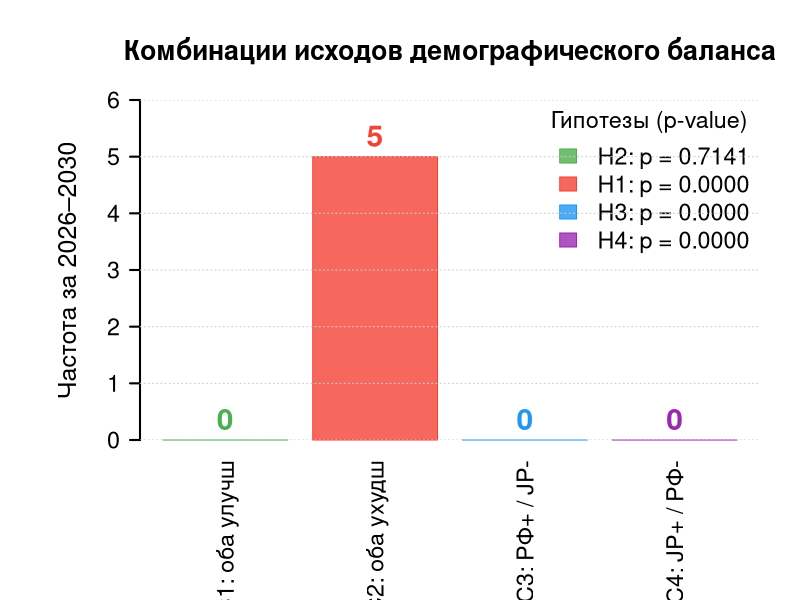
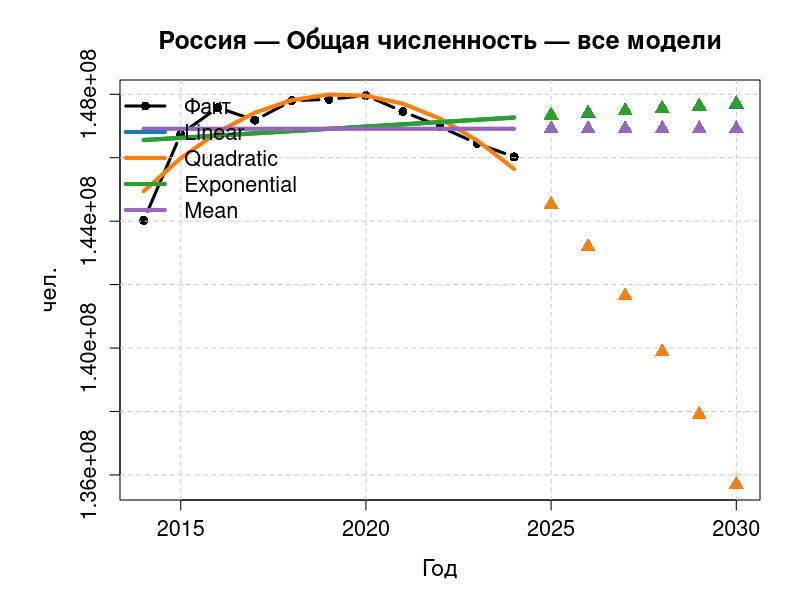
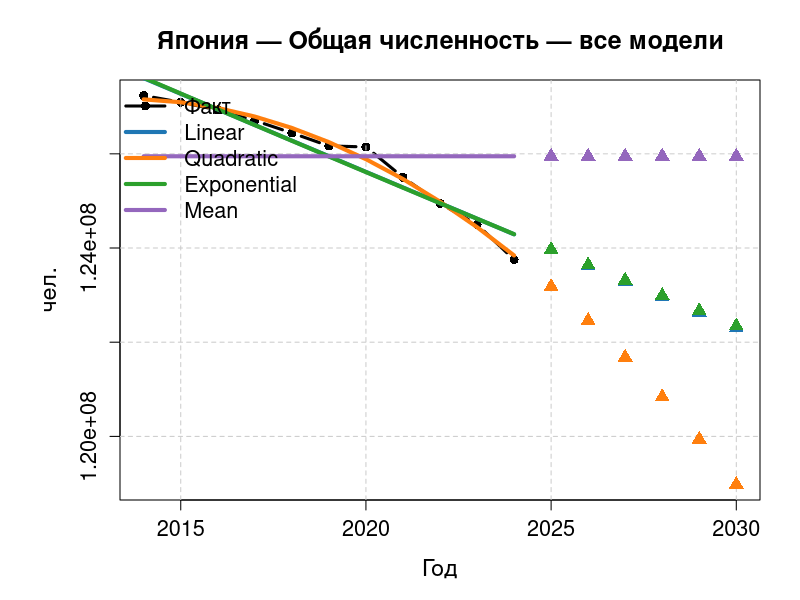
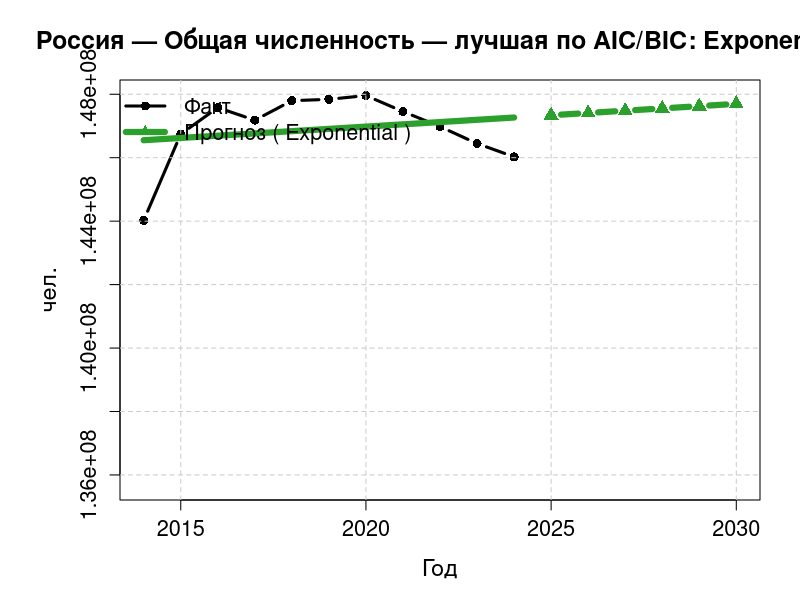
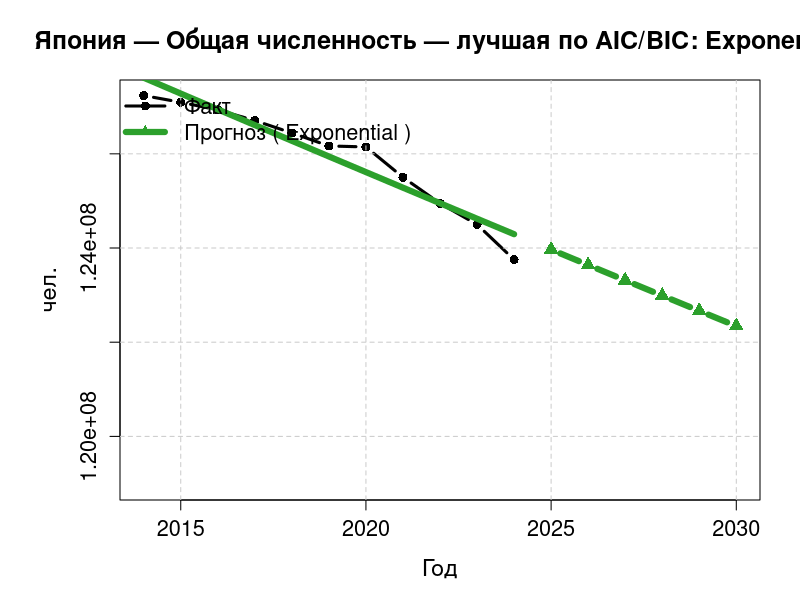
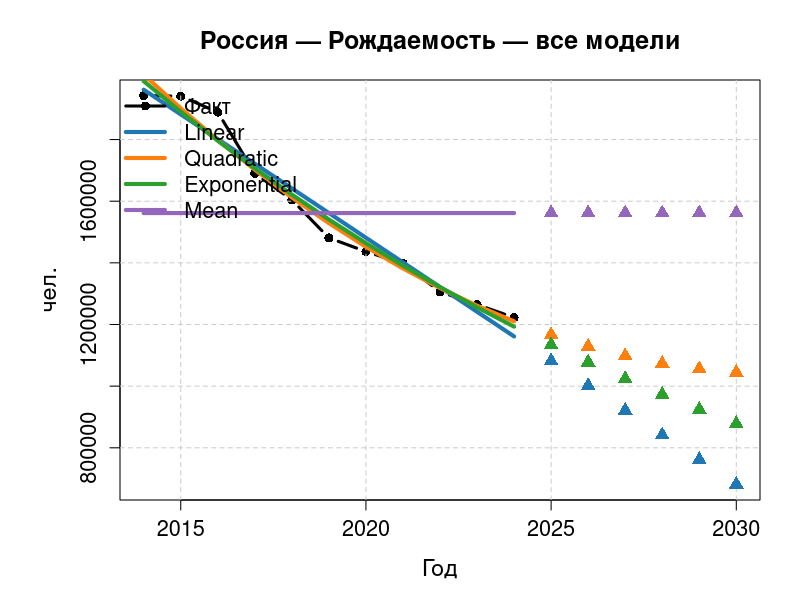
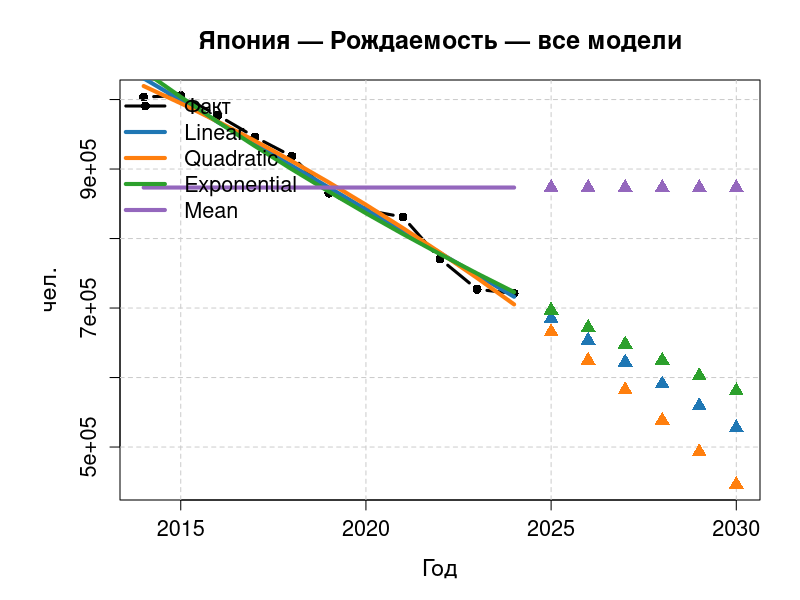
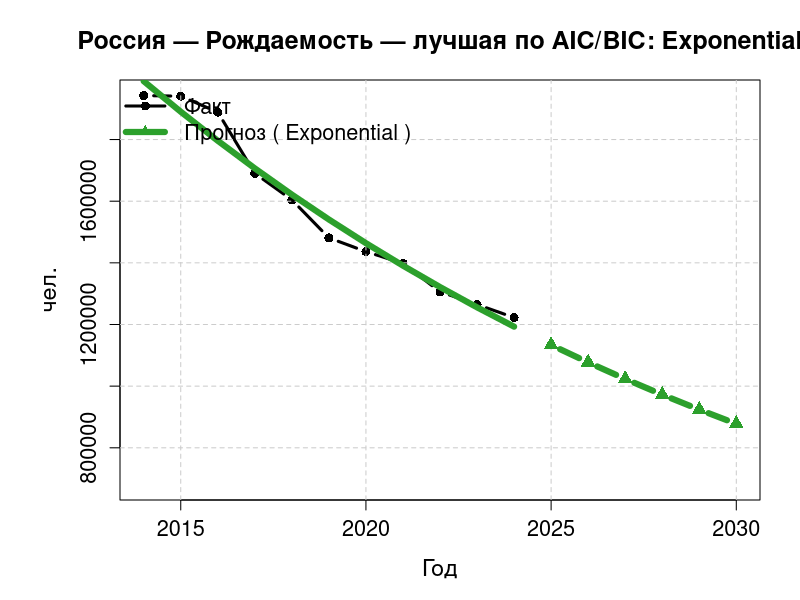

R code for these plots, in order:
SAVE_FILES <- TRUE
OUT_ROOT <- "plots_demography"   

open_dev <- function(filename=NULL, width=1920, height=1080) {  
  if (!is.null(filename) && SAVE_FILES) {
    dir.create(dirname(filename), showWarnings = FALSE, recursive = TRUE)
    png(filename, width=width, height=height, res=120)  
    assign(".dev_is_png", TRUE, envir=.GlobalEnv)
  } else {
    sys <- tolower(Sys.info()[["sysname"]])
    if (grepl("windows", sys)) windows(width=16, height=9)      
    else if (grepl("darwin", sys)) quartz(width=16, height=9)   
    else x11(width=16, height=9)                                
    assign(".dev_is_png", FALSE, envir=.GlobalEnv)
  }
}
close_dev <- function() {
  if (exists(".dev_is_png", envir=.GlobalEnv) && get(".dev_is_png", envir=.GlobalEnv)) dev.off()
}

safe_name <- function(x) {
  x <- gsub(" ", "_", x); x <- gsub("ё","е",x); gsub("[^A-Za-zА-Яа-я0-9_]+","",x)
}
pretty_title <- function(country, var) {
  paste(country, "—", switch(var,
    "Общая_численность"="Общая численность",
    "Родившиеся"="Рождаемость",
    "Умершие"="Смертность",
    "Приток_иностранцев"="Приток иностранцев",
    var))
}

col_linear <- "#1f77b4"; col_quad <- "#ff7f0e"; col_exp <- "#2ca02c"; col_mean <- "#9467bd"; col_fact <- "#000000"

ru <- data.frame(
  Год = 2014:2024,
  Общая_численность = c(144025334,146743989,147580009,147182316,147797071,147840696,147959284,147455745,146980061,146447424,146028325),
  Родившиеся = c(1942683,1940579,1888729,1690307,1604344,1481074,1436514,1398253,1306200,1264938,1222408),
  Умершие    = c(1912347,1908541,1891015,1826125,1828910,1798307,2138586,2441594,1905800,1760200,1818635),
  Гражданство_получено = c(157800,209799,265319,257800,269400,497800,656300,735385,691045,378500,209000),
  Страна="Россия", stringsAsFactors=FALSE
)
jp <- data.frame(
  Год = 2014:2024,
  Общая_численность = c(127237150,127094745,126932772,126706210,126443180,126166948,126146099,125502000,124947000,124500000,123753040),
  Родившиеся = c(1003609,1005721,977242,946146,918400,865239,840832,831000,770747,727000,720988),
  Умершие    = c(1273025,1290510,1308158,1340567,1362470,1381093,1372648,1475000,1568961,1590503,1618684),
  Иностр_резиденты = c(3300000,2232189,2382822,2561848,2731093,2933137,2887116,2823565,3075213,3410992,3760000),
  Страна="Япония", stringsAsFactors=FALSE
)

ru$Естественный_прирост <- ru$Родившиеся - ru$Умершие
ru$Приток_иностранцев  <- ru$Гражданство_получено
ru$Интегральный_баланс  <- ru$Естественный_прирост + ru$Приток_иностранцев

jp$Приток_иностранцев  <- c(NA, diff(jp$Иностр_резиденты))
jp$Естественный_прирост <- jp$Родившиеся - jp$Умершие
jp$Интегральный_баланс  <- jp$Естественный_прирост + jp$Приток_иностранцев

safe_log <- function(y) ifelse(y<=0 | is.na(y), NA, log(y))

fit_models <- function(x_year, y) {
  df <- data.frame(t=x_year, y=y)
  m_lin  <- lm(y ~ t, data=df)
  m_quad <- lm(y ~ t + I(t^2), data=df)
  ly <- safe_log(y)
  if (all(is.na(ly))) { m_exp <- NULL; aic_exp <- NA; bic_exp <- NA
  } else { m_exp <- lm(ly ~ t, data=data.frame(t=x_year, ly=ly)); aic_exp <- AIC(m_exp); bic_exp <- BIC(m_exp) }
  m_mean <- lm(y ~ 1, data=df)
  aics <- c(AIC(m_lin), AIC(m_quad), aic_exp, AIC(m_mean))
  bics <- c(BIC(m_lin), BIC(m_quad), bic_exp, BIC(m_mean))
  names(aics) <- names(bics) <- c("Linear","Quadratic","Exponential","Mean")
  list(models=list(Linear=m_lin, Quadratic=m_quad, Exponential=m_exp, Mean=m_mean), AIC=aics, BIC=bics)
}
predict_model <- function(model, t_new, type=c("linear","quadratic","exponential","mean")){
  type <- match.arg(type)
  if (type=="exponential") { if (is.null(model)) return(rep(NA_real_, length(t_new))); return(exp(predict(model, newdata=data.frame(t=t_new)))) }
  if (type=="mean") return(rep(coef(model)[1], length(t_new)))
  predict(model, newdata=data.frame(t=t_new))
}
choose_winner <- function(aics,bics){
  a <- names(which.min(aics)); b <- names(which.min(bics)); v <- table(c(a,b)); list(AIC=a, BIC=b, Final=names(which.max(v)))
}

years_future <- 2025:2030
fit_and_forecast_series <- function(df, yname, drop_na=FALSE){
  d <- df[,c("Год",yname)]; names(d) <- c("Год","Y"); if (drop_na) d <- d[!is.na(d$Y), ]
  x <- d$Год; y <- d$Y
  fm <- fit_models(x,y); win <- choose_winner(fm$AIC,fm$BIC)
  fc <- data.frame(
    Год=years_future,
    Linear      = predict_model(fm$models$Linear,      years_future, "linear"),
    Quadratic   = predict_model(fm$models$Quadratic,   years_future, "quadratic"),
    Exponential = predict_model(fm$models$Exponential, years_future, "exponential"),
    Mean        = predict_model(fm$models$Mean,        years_future, "mean"),
    stringsAsFactors=FALSE)
  list(hist=list(t=x, y=y), models=fm$models, AIC=fm$AIC, BIC=fm$BIC, winners=win, forecast=fc)
}

targets <- c("Общая_численность","Родившиеся","Умершие","Приток_иностранцев")
RU <- JP <- list()
for (nm in targets) {
  RU[[nm]] <- fit_and_forecast_series(ru, nm, drop_na=FALSE)
  JP[[nm]] <- fit_and_forecast_series(jp, nm, drop_na=(nm=="Приток_иностранцев"))
}

build_choice_table <- function(res_list, country){
  out <- data.frame(Страна=character(), Показатель=character(), AIC_лучший=character(), BIC_лучший=character(), Итоговая_модель=character(), stringsAsFactors=FALSE)
  for (nm in names(res_list)) {
    w <- res_list[[nm]]$winners
    out <- rbind(out, data.frame(Страна=country, Показатель=nm, AIC_лучший=w$AIC, BIC_лучший=w$BIC, Итоговая_модель=w$Final))
  }
  out
}
choice_tbl <- rbind(build_choice_table(RU,"Россия"), build_choice_table(JP,"Япония"))
choice_tbl <- choice_tbl[order(choice_tbl$Страна, choice_tbl$Показатель), ]
cat("\n ВЫБОР МОДЕЛЕЙ (AIC/BIC) \n")
print(choice_tbl, row.names = FALSE)

get_final_forecast <- function(res_list){
  acc <- list()
  for (nm in names(res_list)) {
    fin <- res_list[[nm]]$winners$Final
    fc  <- res_list[[nm]]$forecast
    acc[[nm]] <- data.frame(Год=fc$Год, Показатель=nm, Значение=fc[[fin]])
  }
  do.call(rbind, acc)
}
to_wide <- function(df){
  u <- sort(unique(df$Год)); out <- data.frame(Год=u, stringsAsFactors=FALSE)
  for (p in unique(df$Показатель)) {
    sub <- df[df$Показатель==p, c("Год","Значение")]; names(sub) <- c("Год",p)
    out <- merge(out, sub, by="Год", all.x=TRUE)
  }
  out
}

ru_fc_all <- get_final_forecast(RU); jp_fc_all <- get_final_forecast(JP)
ru_wide <- to_wide(ru_fc_all); jp_wide <- to_wide(jp_fc_all)
ru_wide$Естественный_прирост <- ru_wide$Родившиеся - ru_wide$Умершие
ru_wide$Интегральный_баланс <- ru_wide$Естественный_прирост + ru_wide$Приток_иностранцев
jp_wide$Естественный_прирост <- jp_wide$Родившиеся - jp_wide$Умершие
jp_wide$Интегральный_баланс <- jp_wide$Естественный_прирост + jp_wide$Приток_иностранцев

plot_all_models_single <- function(res, title_text, ylab="чел.", filename=NULL) {
  xh <- res$hist$t; yh <- res$hist$y
  xr <- range(c(xh, years_future))
  yr <- range(c(yh, res$forecast$Linear, res$forecast$Quadratic, res$forecast$Exponential, res$forecast$Mean), na.rm=TRUE)
  open_dev(filename)
  op <- par(no.readonly = TRUE); on.exit(par(op))
  par(mar=c(5,6,4,2), cex.axis=1.3, cex.lab=1.4, cex.main=1.5)  
  plot(xh, yh, type="b", pch=16, col=col_fact, lwd=3, xlim=xr, ylim=yr, 
       xlab="Год", ylab=ylab, main=paste0(title_text, " — все модели"), cex=1.2)
  grid(col="gray80", lty=2)  
  xx <- seq(min(xh), max(xh), by=1)
  lines(xx, predict(res$models$Linear,    newdata=data.frame(t=xx)), col=col_linear, lwd=4)
  lines(xx, predict(res$models$Quadratic, newdata=data.frame(t=xx)), col=col_quad,   lwd=4)
  if (!is.null(res$models$Exponential)) lines(xx, exp(predict(res$models$Exponential, newdata=data.frame(t=xx))), col=col_exp, lwd=4)
  lines(xx, rep(coef(res$models$Mean)[1], length(xx)), col=col_mean, lwd=4)
  points(res$forecast$Год, res$forecast$Linear, col=col_linear, pch=17, cex=1.5)
  points(res$forecast$Год, res$forecast$Quadratic, col=col_quad, pch=17, cex=1.5)
  if (!all(is.na(res$forecast$Exponential))) points(res$forecast$Год, res$forecast$Exponential, col=col_exp, pch=17, cex=1.5)
  points(res$forecast$Год, res$forecast$Mean, col=col_mean, pch=17, cex=1.5)
  legend("topleft", legend=c("Факт","Linear","Quadratic","Exponential","Mean"),
         col=c(col_fact,col_linear,col_quad,col_exp,col_mean), 
         lty=c(1,1,1,1,1), pch=c(16,NA,NA,NA,NA), lwd=c(3,4,4,4,4), 
         pt.cex=1.2, cex=1.3, bty="n", bg="white")
  close_dev()
}

plot_best_model_single <- function(res, title_text, ylab="чел.", filename=NULL) {
  xh <- res$hist$t; yh <- res$hist$y
  xr <- range(c(xh, years_future))
  yr <- range(c(yh, res$forecast$Linear, res$forecast$Quadratic, res$forecast$Exponential, res$forecast$Mean), na.rm=TRUE)
  fin <- res$winners$Final
  col_fin <- switch(fin, Linear=col_linear, Quadratic=col_quad, Exponential=col_exp, Mean=col_mean)
  open_dev(filename)
  op <- par(no.readonly = TRUE); on.exit(par(op))
  par(mar=c(5,6,4,2), cex.axis=1.3, cex.lab=1.4, cex.main=1.5)  
  plot(xh, yh, type="b", pch=16, col=col_fact, lwd=3, xlim=xr, ylim=yr, 
       xlab="Год", ylab=ylab, main=paste0(title_text, " — лучшая по AIC/BIC: ", fin), cex=1.2)
  grid(col="gray80", lty=2)  
  xx <- seq(min(xh), max(xh), by=1)
  if (fin=="Linear") { 
    lines(xx, predict(res$models$Linear, newdata=data.frame(t=xx)), col=col_fin, lwd=6)
    lines(res$forecast$Год, res$forecast$Linear, col=col_fin, lwd=6, type="b", pch=17, cex=1.5)
  } else if (fin=="Quadratic") { 
    lines(xx, predict(res$models$Quadratic, newdata=data.frame(t=xx)), col=col_fin, lwd=6)
    lines(res$forecast$Год, res$forecast$Quadratic, col=col_fin, lwd=6, type="b", pch=17, cex=1.5)
  } else if (fin=="Exponential" && !is.null(res$models$Exponential)) { 
    lines(xx, exp(predict(res$models$Exponential, newdata=data.frame(t=xx))), col=col_fin, lwd=6)
    lines(res$forecast$Год, res$forecast$Exponential, col=col_fin, lwd=6, type="b", pch=17, cex=1.5)
  } else { 
    lines(xx, rep(coef(res$models$Mean)[1], length(xx)), col=col_fin, lwd=6)
    lines(res$forecast$Год, res$forecast$Mean, col=col_fin, lwd=6, type="b", pch=17, cex=1.5)
  }
  legend("topleft", legend=c("Факт", paste("Прогноз (", fin, ")")), 
         col=c(col_fact, col_fin), lty=1, lwd=c(3,6), pch=c(16,17), 
         pt.cex=1.2, cex=1.3, bty="n", bg="white")
  close_dev()
}

plot_balance_single <- function(hist_df, fore_df, title_text, filename=NULL) {
  rng <- range(c(hist_df$Интегральный_баланс, fore_df$Интегральный_баланс), na.rm=TRUE)
  open_dev(filename)
  op <- par(no.readonly = TRUE); on.exit(par(op))
  par(mar=c(5,6,4,2), cex.axis=1.3, cex.lab=1.4, cex.main=1.5)  
  plot(hist_df$Год, hist_df$Интегральный_баланс, type="b", pch=16, col="#2E4057", lwd=4, 
       ylim=rng, xlab="Год", ylab="чел.", main=title_text, cex=1.3)
  grid(col="gray80", lty=2)  
  lines(fore_df$Год, fore_df$Интегральный_баланс, type="b", pch=17, col="#C44536", lwd=5, lty=1)
  abline(h=0, lty=3, col="gray40", lwd=2)
  legend("topleft", legend=c("Факт","Прогноз (по лучшим моделям)"), 
         col=c("#2E4057","#C44536"), pch=c(16,17), lty=c(1,1), lwd=c(4,5), 
         pt.cex=1.3, cex=1.3, bty="n", bg="white")
  close_dev()
}

var_labels <- c("Общая_численность","Родившиеся","Умершие","Приток_иностранцев")
for (v in var_labels) {
  fn1 <- file.path(OUT_ROOT, "all_models", paste0("ALLMODELS_Russia_", safe_name(v), ".png"))
  plot_all_models_single(RU[[v]], pretty_title("Россия", v), "чел.", if (SAVE_FILES) fn1 else NULL)

  fn2 <- file.path(OUT_ROOT, "all_models", paste0("ALLMODELS_Japan_", safe_name(v), ".png"))
  plot_all_models_single(JP[[v]], pretty_title("Япония", v), "чел.", if (SAVE_FILES) fn2 else NULL)

  fn3 <- file.path(OUT_ROOT, "best_models", paste0("BEST_Russia_", safe_name(v), ".png"))
  plot_best_model_single(RU[[v]], pretty_title("Россия", v), "чел.", if (SAVE_FILES) fn3 else NULL)

  fn4 <- file.path(OUT_ROOT, "best_models", paste0("BEST_Japan_", safe_name(v), ".png"))
  plot_best_model_single(JP[[v]], pretty_title("Япония", v), "чел.", if (SAVE_FILES) fn4 else NULL)
}

ru_hist_bal <- ru[, c("Год","Интегральный_баланс")]
jp_hist_bal <- jp[!is.na(jp$Интегральный_баланс), c("Год","Интегральный_баланс")]
ru_fore_bal <- ru_wide[, c("Год","Интегральный_баланс")]
jp_fore_bal <- jp_wide[, c("Год","Интегральный_баланс")]

fn5 <- file.path(OUT_ROOT, "balance", "BALANCE_Russia.png")
plot_balance_single(ru_hist_bal, ru_fore_bal, "Россия — Интегральный баланс (факт и прогноз)", if (SAVE_FILES) fn5 else NULL)

fn6 <- file.path(OUT_ROOT, "balance", "BALANCE_Japan.png")
plot_balance_single(jp_hist_bal, jp_fore_bal, "Япония — Интегральный баланс (факт и прогноз)", if (SAVE_FILES) fn6 else NULL)

if (SAVE_FILES) {
  cat("\nPNG сохранены в: ", normalizePath(OUT_ROOT), "\n", sep="")
} else {
  cat("\nГрафики выведены на экран. Чтобы СНИМАТЬ PNG-файлы, поставь SAVE_FILES <- TRUE вверху скрипта.\n")
}

if (!exists("SAVE_FILES")) SAVE_FILES <- TRUE
if (!exists("OUT_ROOT")) OUT_ROOT <- "plots_demography"
dir.create(file.path(OUT_ROOT, "hypotheses"), showWarnings = FALSE, recursive = TRUE)

future_bal <- rbind(
  data.frame(Страна="Россия", Год=ru_wide$Год,  Интегральный_баланс=ru_wide$Интегральный_баланс),
  data.frame(Страна="Япония", Год=jp_wide$Год, Интегральный_баланс=jp_wide$Интегральный_баланс)
)
future_bal_262030 <- future_bal[ future_bal$Год %in% 2026:2030, ]
future_bal_262030 <- future_bal_262030[ order(future_bal_262030$Год, future_bal_262030$Страна), ]

classify_sign <- function(x) ifelse(x > 0, "Улучшение", "Ухудшение")
sign_tbl <- future_bal_262030
sign_tbl$Статус <- classify_sign(sign_tbl$Интегральный_баланс)

cat("\n СТАТУСЫ (2026–2030)\n")
print(sign_tbl, row.names = FALSE)

years <- sort(unique(sign_tbl$Год))
combo <- character(length(years))
for (i in seq_along(years)) {
  y  <- years[i]
  stR <- sign_tbl$Статус[sign_tbl$Страна=="Россия" & sign_tbl$Год==y]
  stJ <- sign_tbl$Статус[sign_tbl$Страна=="Япония" & sign_tbl$Год==y]
  if (stR=="Улучшение" && stJ=="Улучшение") combo[i] <- "C1_оба_улучш"
  else if (stR=="Ухудшение" && stJ=="Ухудшение") combo[i] <- "C2_оба_ухудш"
  else if (stR=="Улучшение" && stJ=="Ухудшение") combo[i] <- "C3_РФ_улучш_JP_ухудш"
  else combo[i] <- "C4_JP_улучш_РФ_ухудш"
}

cats <- c("C1_оба_улучш","C2_оба_ухудш","C3_РФ_улучш_JP_ухудш","C4_JP_улучш_РФ_ухудш")
O <- sapply(cats, function(cn) sum(combo==cn))
obs_counts <- data.frame(Категория=cats, Наблюдено=O, stringsAsFactors = FALSE)

cat("\n частоты за 5 лет\n")
print(obs_counts, row.names = FALSE)

## 4) Сложные гипотезы (ожидания)
## H1: улучшение в обеих странах (каждый год)          -> (5,0,0,0)
## H2: ухудшение в обеих странах (каждый год)          -> (0,5,0,0)
## H3: РФ улучш, Япония ухудш (каждый год)             -> (0,0,5,0)
## H4: Япония улучш, РФ ухудш (каждый год)             -> (0,0,0,5)
E_H1 <- c(5,0,0,0); E_H2 <- c(0,5,0,0); E_H3 <- c(0,0,5,0); E_H4 <- c(0,0,0,5)

smooth_expect <- function(E) { E1 <- E + 0.5; E1 * 5 / sum(E1) }

H <- list(H1=E_H1, H2=E_H2, H3=E_H3, H4=E_H4)
chi_res <- data.frame(Гипотеза=character(), Chi2=numeric(), df=integer(), p_value=numeric(), stringsAsFactors = FALSE)

for (hn in names(H)) {
  E <- smooth_expect(H[[hn]])
  chi2 <- sum( (O - E)^2 / E )
  pval <- pchisq(chi2, df=3, lower.tail = FALSE)
  chi_res <- rbind(chi_res, data.frame(Гипотеза=hn, Chi2=chi2, df=3, p_value=pval))
}
chi_res <- chi_res[order(-chi_res$p_value), ]

cat("\n ПО ГИПОТЕЗАМ (от большего p-value) \n")
print(chi_res, row.names = FALSE)

best <- chi_res[1, , drop=FALSE]
best$Решение <- ifelse(best$p_value >= 0.05, "Не отвергается на уровне 5%", "Отвергается (но ближе к данным по min χ^2)")
print(best, row.names = FALSE)

plot_hypo_bars <- function() {
  op <- par(no.readonly = TRUE); on.exit(par(op))
  par(mar=c(8,7,5,2), cex.axis=1.4, cex.lab=1.5, cex.main=1.6)  
  
  colors <- c("#4CAF50", "#F44336", "#2196F3", "#9C27B0")
  colors_alpha <- adjustcolor(colors, alpha.f = 0.8)
  
  bp <- barplot(height=O, 
                names.arg=c("C1: оба улучш","C2: оба ухудш","C3: РФ+ / JP-","C4: JP+ / РФ-"),
                col=colors_alpha, 
                las=2, 
                ylab="Частота за 2026–2030",
                main="Комбинации исходов демографического баланса",
                border=colors,
                lwd=2,
                ylim=c(0, max(O)*1.2))
  
  text(x=bp, y=O, labels=O, pos=3, cex=1.8, col=colors, font=2)
  
  legend_text <- paste0(chi_res$Гипотеза, ": p = ", 
                       formatC(chi_res$p_value, format="f", digits=4))
  
  legend("topright", bty="n", cex=1.4,
         legend=legend_text,
         fill=colors_alpha,
         border=colors,
         title="Гипотезы (p-value)")
  
  grid(NA, NULL, col="gray80", lty=3)
}

plot_hypo_bars()

if (SAVE_FILES) {
  fn <- file.path(OUT_ROOT, "hypotheses", "hypotheses_chi2_bars.png")
  png(fn, width=1920, height=1080, res=120); plot_hypo_bars(); dev.off() 
  cat("\nГрафик гипотез сохранён в: ", normalizePath(fn), "\n", sep="")
}